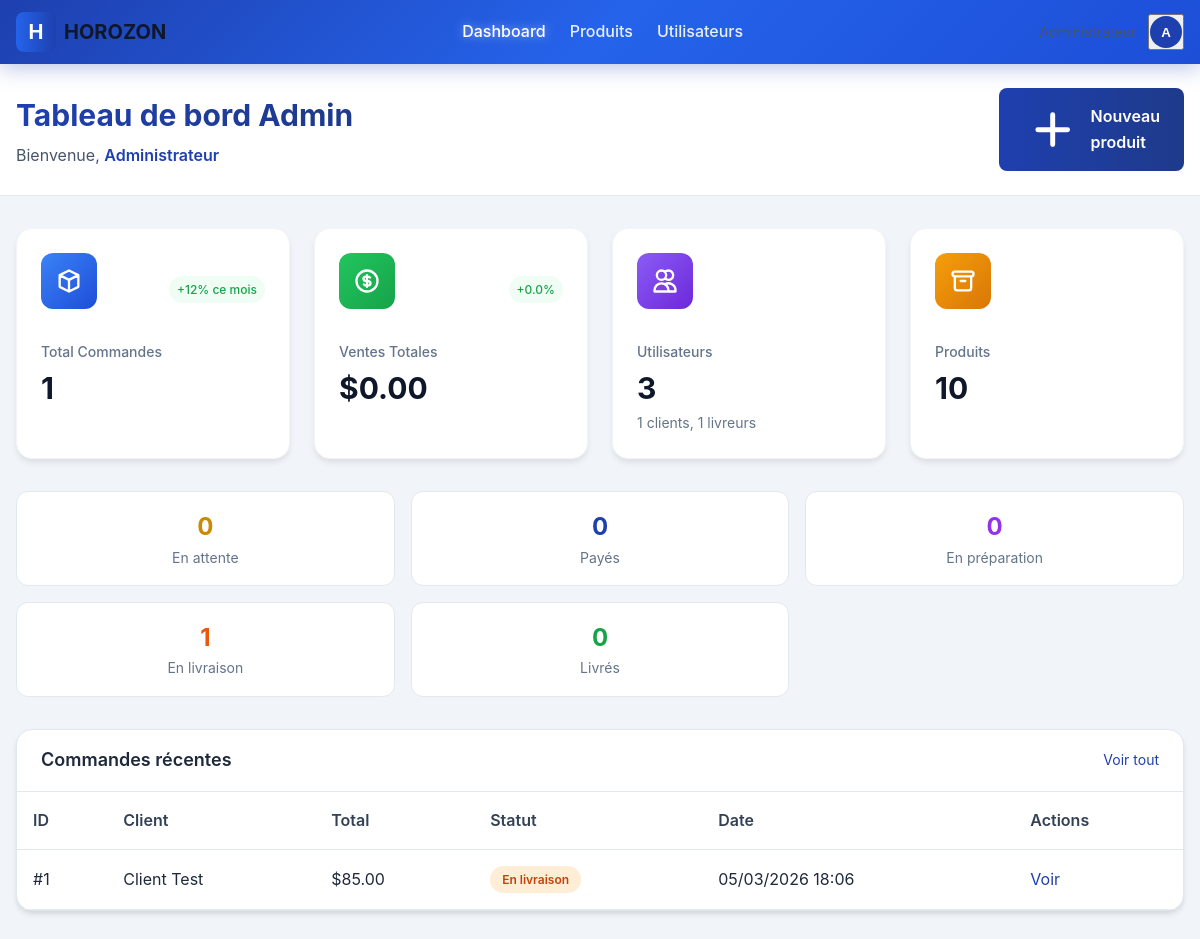
/admin/index.php (signed in), run on the app's committed database.
### tables this page shows
CREATE TABLE IF NOT EXISTS users (
    id INT AUTO_INCREMENT PRIMARY KEY,
    name VARCHAR(255) NOT NULL,
    email VARCHAR(255) NOT NULL UNIQUE,
    phone VARCHAR(50),
    password VARCHAR(255) NOT NULL,
    profile_image TEXT,
    role ENUM('client', 'admin', 'livreur') NOT NULL DEFAULT 'client',
    address TEXT,
    city VARCHAR(100),
    latitude DECIMAL(10, 8),
    longitude DECIMAL(11, 8),
    is_active TINYINT(1) DEFAULT 1,
    created_at TIMESTAMP DEFAULT CURRENT_TIMESTAMP,
    updated_at TIMESTAMP DEFAULT CURRENT_TIMESTAMP ON UPDATE CURRENT_TIMESTAMP
);

CREATE TABLE IF NOT EXISTS orders (
    id INT AUTO_INCREMENT PRIMARY KEY,
    user_id INT NOT NULL,
    customer_name VARCHAR(255) NOT NULL,
    customer_phone VARCHAR(50) NOT NULL,
    customer_address TEXT NOT NULL,
    customer_city VARCHAR(100) NOT NULL,
    customer_latitude DECIMAL(10, 8),
    customer_longitude DECIMAL(11, 8),
    total_amount DECIMAL(10, 2) NOT NULL,
    status ENUM('en_attente', 'paye', 'en_preparation', 'en_livraison', 'livre', 'annule') NOT NULL DEFAULT 'en_attente',
    delivery_person_id INT,
    created_at TIMESTAMP DEFAULT CURRENT_TIMESTAMP,
    updated_at TIMESTAMP DEFAULT CURRENT_TIMESTAMP ON UPDATE CURRENT_TIMESTAMP,
    FOREIGN KEY (user_id) REFERENCES users(id) ON DELETE CASCADE,
    FOREIGN KEY (delivery_person_id) REFERENCES users(id) ON DELETE SET NULL
);

### config/functions.php (called while the page is built, shortened)
<?php
function getCurrentUser() {
    $db = getDB();
    $stmt = $db->prepare("SELECT * FROM users WHERE id = ? AND is_active = 1");
    $stmt->execute([$_SESSION['user_id']]);
    $user = $stmt->fetch();
    return $user ?: null;
}
function requireRole($roles) {
    $user = getCurrentUser();
    return $user;
}
function getAllOrders() {
    $db = getDB();
    $stmt = $db->query("SELECT o.*, u.name as user_name, u.phone as user_phone
                        FROM orders o
                        LEFT JOIN users u ON o.user_id = u.id
                        ORDER BY o.created_at DESC");
    return $stmt->fetchAll();
}
function getOrderStats() {
    $orders = getAllOrders();
    $stats = [
        'total' => count($orders),
        'enAttente' => 0,
        'paye' => 0,
        'enPreparation' => 0,
        'enLivraison' => 0,
        'livre' => 0,
        'totalSales' => 0
    ];
    foreach ($orders as $order) {
        switch ($order['status']) {
            case 'en_livraison': $stats['enLivraison']++; break;
        }
    }
    return $stats;
}
function getUsersCount() {
    $db = getDB();
    $stmt = $db->query("SELECT role, COUNT(*) as count FROM users GROUP BY role");
    $results = $stmt->fetchAll();
    $counts = ['total' => 0, 'clients' => 0, 'livreurs' => 0];
    foreach ($results as $row) {
        $counts['total'] += $row['count'];
        if ($row['role'] == 'client') $counts['clients'] = $row['count'];
        if ($row['role'] == 'livreur') $counts['livreurs'] = $row['count'];
    }
    return $counts;
}
function getProductsCount() {
    $db = getDB();
    $stmt = $db->query("SELECT COUNT(*) as count FROM products WHERE is_active = 1");
    $result = $stmt->fetch();
    return $result['count'];
}

### admin/index.php (the view, shortened to what this page needs)
<?php
require_once '../config/functions.php';
$user = requireRole(['admin']);
$stats = getOrderStats();
$usersStats = getUsersCount();
$productsCount = getProductsCount();
$recentOrders = getAllOrders();
$currentMonthRevenue = $stats['totalSales'];
$previousMonthRevenue = $stats['totalSales'] * 0.75;
$revenueChange = $previousMonthRevenue > 0 ? (($currentMonthRevenue - $previousMonthRevenue) / $previousMonthRevenue) * 100 : 0;
$statusLabels = [
    'en_attente' => 'En attente',
    'paye' => 'Payé',
    'en_preparation' => 'En préparation',
    'en_livraison' => 'En livraison',
    'livre' => 'Livré',
    'annule' => 'Annulé',
];
?>
<!DOCTYPE html>
<html lang="fr">
<head>
    <link rel="stylesheet" href="../css/style.css">
</head>
<body>
    <header class="header">
        <div class="container">
            <div class="flex items-center justify-between" style="height: 4rem;">
                <div class="flex items-center gap-4">
                    <a href="../index.php" class="flex items-center gap-2">
                        <div class="w-10 h-10 bg-gradient-to-r from-blue-600 to-blue-800 rounded-lg flex items-center justify-center text-white font-bold text-xl">H</div>
                        <span class="text-xl font-bold text-gray-900">HOROZON</span>
                    </a>
                </div>
                <nav class="hidden md:flex items-center gap-6">
                    <a href="../index.php" class="header-nav-link active">Dashboard</a>
                    <a href="../produits.php" class="header-nav-link">Produits</a>
                    <a href="../utilisateurs.php" class="header-nav-link">Utilisateurs</a>
                </nav>
                <div class="flex items-center gap-3">
                    <span class="text-sm text-gray-600"><?= htmlspecialchars($user['name']) ?></span>
                    <div class="dropdown">
                        <button onclick="toggleDropdown()" class="flex items-center gap-2 cursor-pointer">
                            <div class="w-8 h-8 bg-blue-600 rounded-full flex items-center justify-center text-white font-semibold">
                                <?= strtoupper(substr($user['name'], 0, 1)) ?>
                            </div>
                        </button>
                    </div>
                </div>
            </div>
        </div>
    </header>
    <main class="min-h-screen bg-gray-50">
        <div class="bg-white shadow-sm border-b border-gray-200">
            <div class="container py-6">
                <div class="flex flex-col md:flex-row md:items-center md:justify-between gap-4">
                    <div>
                        <h1 class="text-3xl font-bold text-gradient">Tableau de bord Admin</h1>
                        <p class="text-gray-600 mt-1">Bienvenue, <span class="font-semibold text-blue-600"><?= htmlspecialchars($user['name']) ?></span></p>
                    </div>
                    <div class="flex items-center gap-3">
                        <a href="../produits.php?action=add" class="btn btn-primary">
                            <svg class="w-5 h-5" fill="none" stroke="currentColor" viewBox="0 0 24 24">
                                <path stroke-linecap="round" stroke-linejoin="round" stroke-width="2" d="M12 6v6m0 0v6m0-6h6m-6 0H6"></path>
                            </svg>
                            Nouveau produit
                        </a>
                    </div>
                </div>
            </div>
        </div>
        <div class="container py-8">
            <div class="grid grid-cols-1 md:grid-cols-2 lg:grid-cols-4 gap-6 mb-8">
                <div class="stat-card">
                    <div class="flex items-center justify-between mb-4">
                        <div class="stat-icon" style="background: linear-gradient(to bottom right, #3b82f6, #1d4ed8);">
                            <svg class="w-7 h-7 text-white" fill="none" stroke="currentColor" viewBox="0 0 24 24">
                                <path stroke-linecap="round" stroke-linejoin="round" stroke-width="2" d="M20 7l-8-4-8 4m16 0l-8 4m8-4v10l-8 4m0-10L4 7m8 4v10M4 7v10l8 4"></path>
                            </svg>
                        </div>
                        <span class="text-xs font-medium text-green-600 bg-green-50 px-2 py-1 rounded-full">+12% ce mois</span>
                    </div>
                    <p class="stat-label">Total Commandes</p>
                    <p class="stat-value"><?= $stats['total'] ?></p>
                </div>
                <div class="stat-card">
                    <div class="flex items-center justify-between mb-4">
                        <div class="stat-icon" style="background: linear-gradient(to bottom right, #22c55e, #16a34a);">
                        </div>
                        <span class="text-xs font-medium <?= $revenueChange >= 0 ? 'text-green-600 bg-green-50' : 'text-red-600 bg-red-50' ?> px-2 py-1 rounded-full">
                            <?= $revenueChange >= 0 ? '+' : '' ?><?= number_format($revenueChange, 1) ?>%
                        </span>
                    </div>
                    <p class="stat-label">Ventes Totales</p>
                    <p class="stat-value">$<?= number_format($stats['totalSales'], 2) ?></p>
                </div>
                <div class="stat-card">
                    <div class="flex items-center justify-between mb-4">
                        <div class="stat-icon" style="background: linear-gradient(to bottom right, #8b5cf6, #6d28d9);">
                            <svg class="w-7 h-7 text-white" fill="none" stroke="currentColor" viewBox="0 0 24 24">
                                <path stroke-linecap="round" stroke-linejoin="round" stroke-width="2" d="M12 4.354a4 4 0 110 5.292M15 21H3v-1a6 6 0 0112 0v1zm0 0h6v-1a6 6 0 00-9-5.197M13 7a4 4 0 11-8 0 4 4 0 018 0z"></path>
                            </svg>
                        </div>
                    </div>
                    <p class="stat-label">Utilisateurs</p>
                    <p class="stat-value"><?= $usersStats['total'] ?></p>
                    <p class="text-sm text-gray-500"><?= $usersStats['clients'] ?> clients, <?= $usersStats['livreurs'] ?> livreurs</p>
                </div>
                <div class="stat-card">
                    <div class="flex items-center justify-between mb-4">
                        <div class="stat-icon" style="background: linear-gradient(to bottom right, #f59e0b, #d97706);">
                            <svg class="w-7 h-7 text-white" fill="none" stroke="currentColor" viewBox="0 0 24 24">
                                <path stroke-linecap="round" stroke-linejoin="round" stroke-width="2" d="M5 8h14M5 8a2 2 0 110-4h14a2 2 0 110 4M5 8v10a2 2 0 002 2h10a2 2 0 002-2V8m-9 4h4"></path>
                            </svg>
                        </div>
                    </div>
                    <p class="stat-label">Produits</p>
                    <p class="stat-value"><?= $productsCount ?></p>
                </div>
            </div>
            <div class="grid grid-cols-2 md:grid-cols-3 lg:grid-cols-6 gap-4 mb-8">
                <div class="bg-white rounded-xl p-4 border text-center">
                    <p class="text-2xl font-bold text-yellow-600"><?= $stats['enAttente'] ?></p>
                    <p class="text-sm text-gray-500">En attente</p>
                </div>
                <div class="bg-white rounded-xl p-4 border text-center">
                    <p class="text-2xl font-bold text-blue-600"><?= $stats['paye'] ?></p>
                    <p class="text-sm text-gray-500">Payés</p>
                </div>
                <div class="bg-white rounded-xl p-4 border text-center">
                    <p class="text-2xl font-bold text-purple-600"><?= $stats['enPreparation'] ?></p>
                    <p class="text-sm text-gray-500">En préparation</p>
                </div>
                <div class="bg-white rounded-xl p-4 border text-center">
                    <p class="text-2xl font-bold text-orange-600"><?= $stats['enLivraison'] ?></p>
                    <p class="text-sm text-gray-500">En livraison</p>
                </div>
                <div class="bg-white rounded-xl p-4 border text-center">
                    <p class="text-2xl font-bold text-green-600"><?= $stats['livre'] ?></p>
                    <p class="text-sm text-gray-500">Livrés</p>
                </div>
            </div>
            <div class="card">
                <div class="card-header flex items-center justify-between">
                    <h2 class="text-lg font-semibold">Commandes récentes</h2>
                    <a href="../commandes.php" class="text-blue-600 hover:underline text-sm">Voir tout</a>
                </div>
                <div class="table-container">
                    <table class="table">
                        <thead>
                            <tr>
                                <th>ID</th>
                                <th>Client</th>
                                <th>Total</th>
                                <th>Statut</th>
                                <th>Date</th>
                                <th>Actions</th>
                            </tr>
                        </thead>
                        <tbody>
                            <?php foreach (array_slice($recentOrders, 0, 8) as $order): ?>
                                <tr>
                                    <td>#<?= $order['id'] ?></td>
                                    <td><?= htmlspecialchars($order['customer_name']) ?></td>
                                    <td>$<?= number_format($order['total_amount'], 2) ?></td>
                                    <td>
                                        <span class="status-badge status-<?= $order['status'] ?>">
                                            <?= $statusLabels[$order['status']] ?? $order['status'] ?>
                                        </span>
                                    </td>
                                    <td><?= date('d/m/Y H:i', strtotime($order['created_at'])) ?></td>
                                    <td>
                                        <a href="../commande.php?id=<?= $order['id'] ?>" class="text-blue-600 hover:underline">Voir</a>
                                    </td>
                                </tr>
                            <?php endforeach; ?>
                        </tbody>
                    </table>
                </div>
            </div>
        </div>
    </main>
</body>
</html>

### data on the page
users: name "A", name "Administrateur"
orders: delivery_person "3", id "1", customer_name "Client Test", total_amount "85.00", status "En livraison", created_at "05/03/2026 18:06"

### other printed values
$stats['total'] "1"
$revenueChange "0.0"
$stats['totalSales'] "0.00"
$productsCount "10"
$stats['enAttente'] "0"
$stats['paye'] "0"
$stats['enPreparation'] "0"
$stats['enLivraison'] "1"
$stats['livre'] "0"
